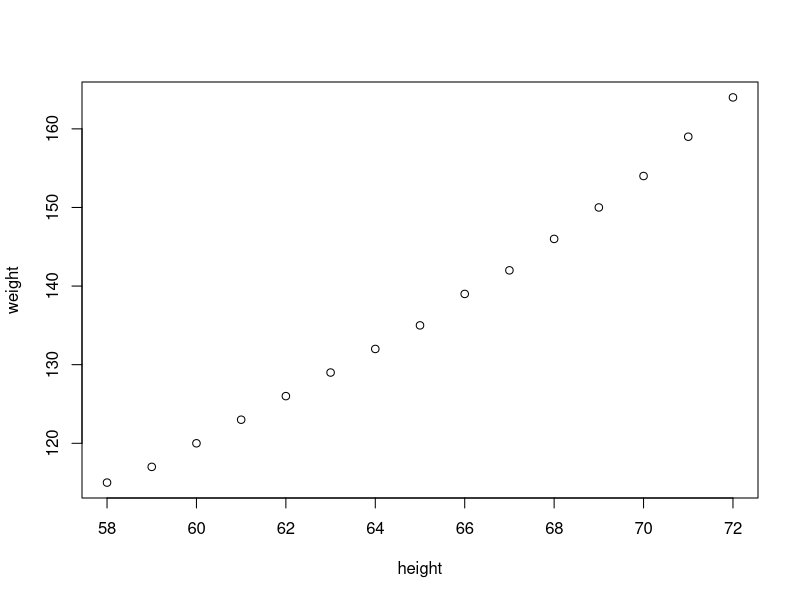
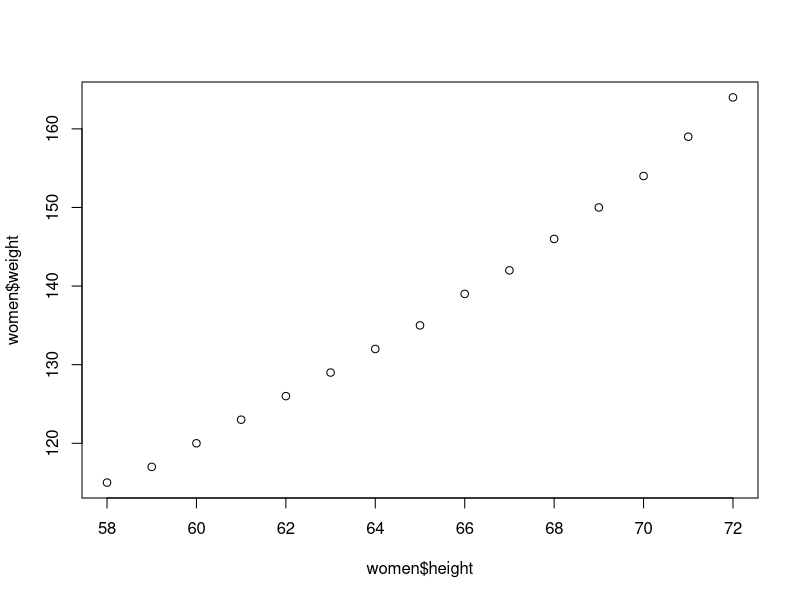
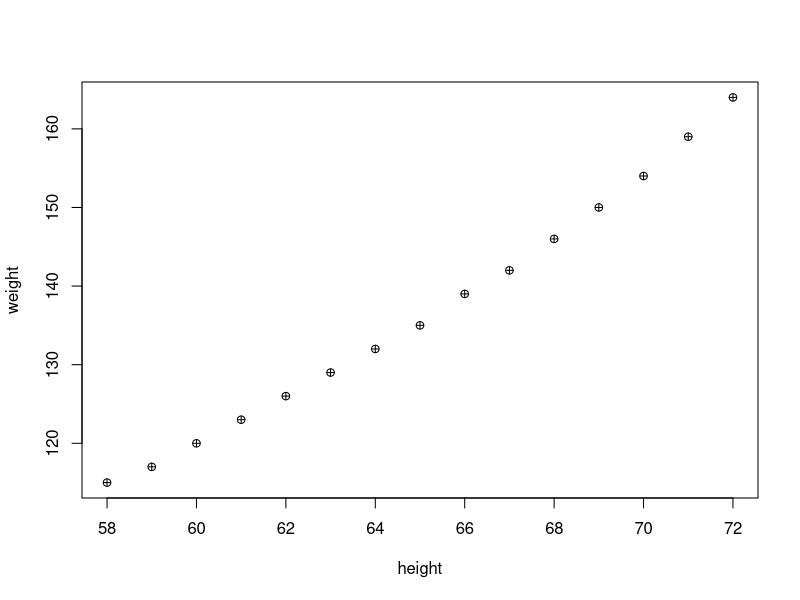
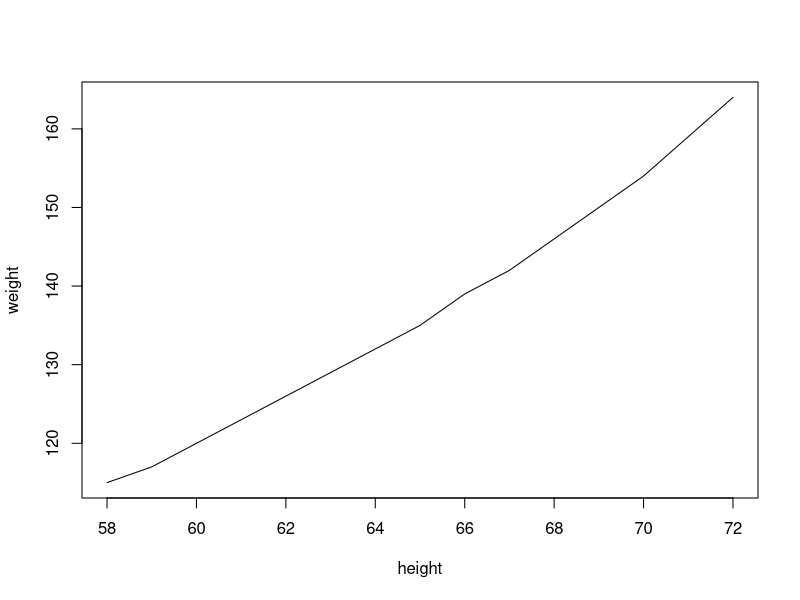
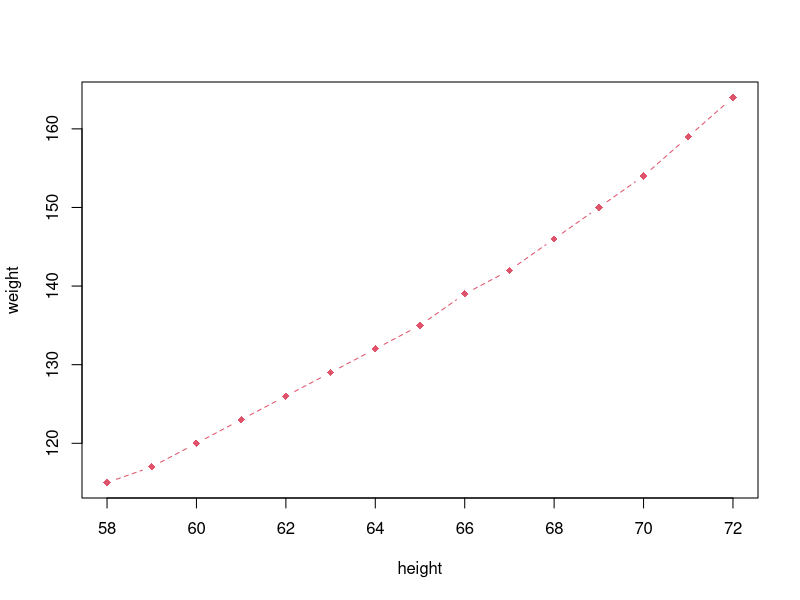
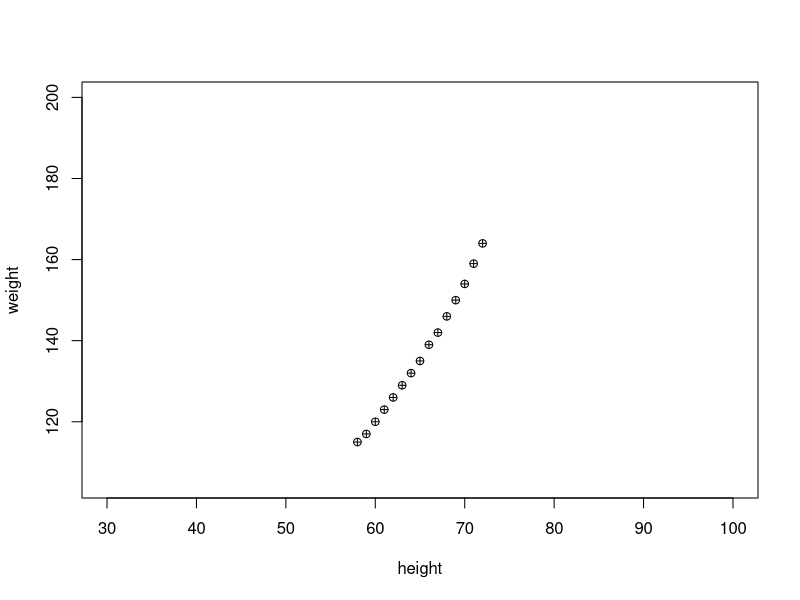
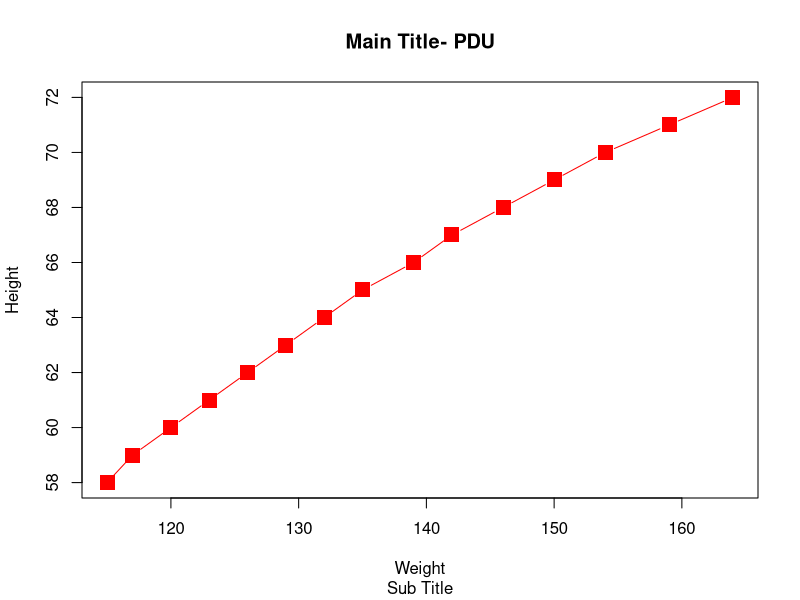
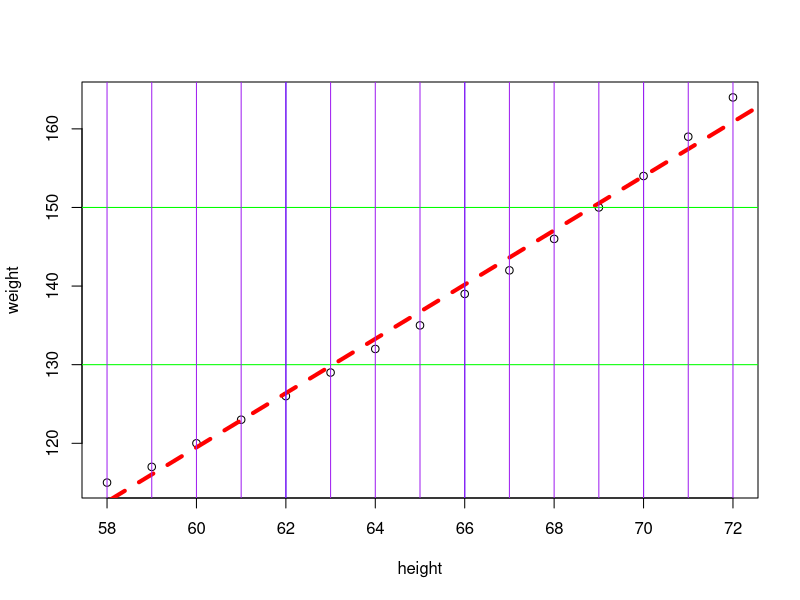

R code for these plots, in order: (Note: this script raises an error after producing the figures.)
# Combined Plots

#plot, histogram, pie, boxplot, linechart, correlation plot


#plot
women
?women
str(women)
plot(women)
plot(x=women$height, y=women$weight)
?plot
plot(women, type='p', pch=10)
plot(women, type='l')
plot(women, type='b', pch=18, lty=2, col=2)
plot(women, xlim=c(30,100), ylim=c(min(women$weight)-10, 200), pch=10)
data()

#more features with plot
plot(y=women$height, x=women$weight, pch=15, xlab='Weight', ylab='Height', col='red', cex=2, type='b')
title(main='Main Title- PDU', sub='Sub Title')
#see cheat sheet on base graphs

plot(women)
abline(lm(women$weight ~ women$height), col='red', lty=2, lwd=4)
abline(h = c(130, 150), col='green') 
abline(v=c(62, 66, 70), col='blue')
abline(v=women$height, col='purple')

#boxplot
boxplot(women$height)
boxplot(df$marks1)

abline(h=c(58, 62,65,68,72))

#draw lines on plot for number summary
summary(women)
quantile(women$height)
quantile(women$height , seq(0,1,.1))
quantile(women$height , seq(0,1,0.01))
boxplot(women$height, col='green')
abline(h=quantile(women$height))


#histogram
hist(women$height)
hist(women$height, breaks=10)
hist(women$height, breaks=5, col=1:5)

#histogram2
?rnorm
x = rnorm(n=100000,mean=50,sd=10)
hist(x)

hist(x, freq=F, col=1:5)
lines(density(x))

#density plot : shape of data
plot(density(x), col='red')


#pie
x = c(10,20,40,50)
pie(x)
xlabels = c('A','B','C','D')
pie(x, labels=xlabels)
pie(x, labels=paste(round(x/sum(x) * 100,0),'%') )

x
#barplot
barplot(x,col=1:4)
barplot(x,col=1:4, horiz = T)

#correlation plot
pairs(women)
cor(women$height,women$weight)

names(mtcars)
cor(mtcars)
pairs(mtcars)
options(digits=4)
pairs(mtcars[1:4])
